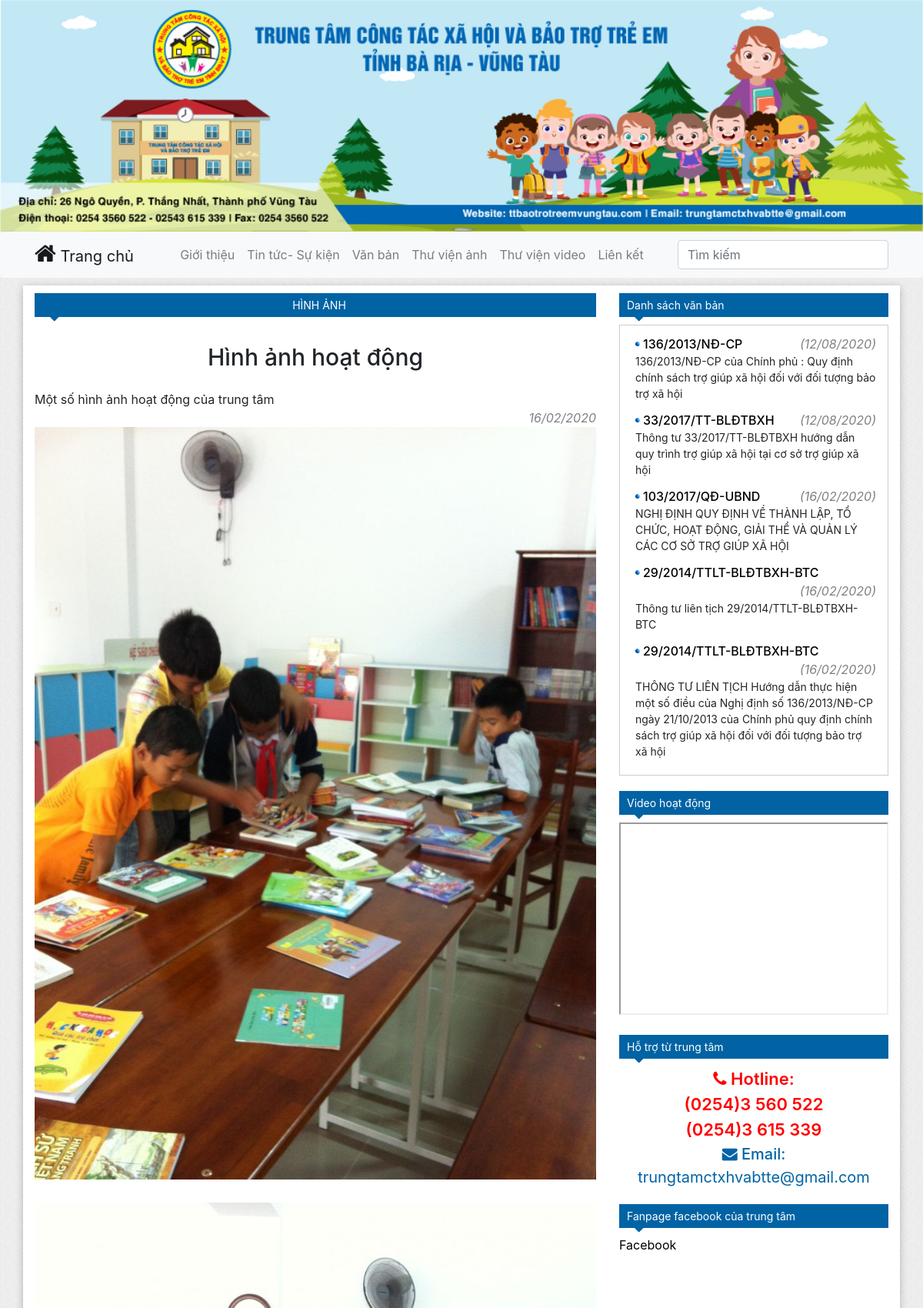
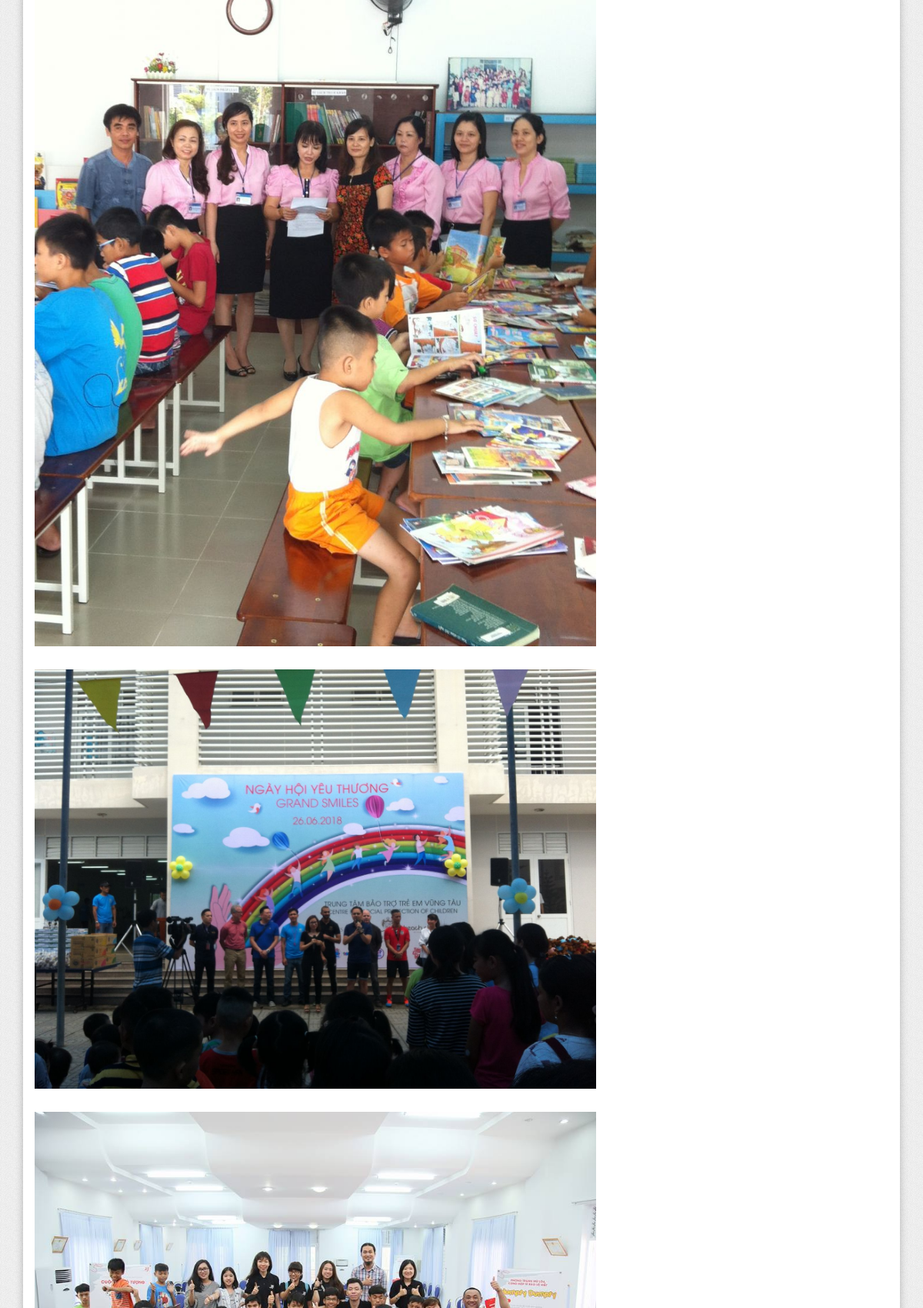
/blog/image-detail/ (upper part), run on the app's committed database (2 pictures, top to bottom).
### blog/models.py (models this page shows, shortened)
class PostImage(models.Model):
    author = models.ForeignKey(get_user_model(), on_delete=models.CASCADE)
    title = models.CharField(max_length=200)
    description = models.CharField(max_length=500, blank=True)
    created_date = models.DateTimeField(default=timezone.now)
    def default_image(self):
        return Image.objects.filter(post_image=self).first()

class Image(models.Model):
    post_image = models.ForeignKey(PostImage, on_delete=models.CASCADE)
    image = models.ImageField()

class PostFile(models.Model):
    type_choices = [
        ('0', 'Cải cách hành chính'),
        ('1', 'Thông báo')
    ]
    author = models.ForeignKey(get_user_model(), on_delete=models.CASCADE)
    number = models.CharField(max_length=200, default='')
    name = models.CharField(max_length=200, default='')
    file = models.FileField()
    type = models.CharField("Loại văn bản", default='0', max_length=100, choices=type_choices)
    created_date = models.DateTimeField(default=timezone.now)

### blog/views.py (the view)
# urls.py: path('image-detail/', views.image_detail, name='image-detail'),
def image_detail(request):
    post_id = request.GET.get('id', 1)
    post = PostImage.objects.get(id=post_id)
    images_detail = Image.objects.filter(post_image_id=post_id)
    files = PostFile.objects.all().order_by('-created_date')[:5]
    images = PostImage.objects.all().order_by('-created_date')[:8]
    return render(request, 'blog/image-detail.html', {'post': post, 'images_detail': images_detail, 'files': files, 'images': images})

### templates/blog/image-detail.html (shortened to what this page needs)
{% extends 'base.html' %}
{% load static %}
{% block name %}Hình ảnh{% endblock %}
{% block base %}
    <div class="post-title">{{ post.title }}</div>
    <div class="description">{{ post.description }}</div>
    <div class="clearfix"><div class="date">{{ post.created_date|date:"d/m/Y" }}</div></div>
    {% for image_detail in images_detail %}
        <div class="post-image"><img src="{{ image_detail.image.url }}"></div>
    {% endfor %}
{% endblock %}

### templates/base.html (shortened to what this page needs)
<!doctype html>
<html lang="en">
<head>
    {% load static %}
    <link rel="stylesheet" href="https://stackpath.bootstrapcdn.com/bootstrap/4.3.1/css/bootstrap.min.css"
>
    <link rel="stylesheet" href="https://maxcdn.bootstrapcdn.com/font-awesome/4.7.0/css/font-awesome.min.css">
    <link rel="stylesheet" href="{% static 'css/style.css' %}">
</head>
<body>
<div id="header">
    <img class="image-header" src="{% static 'images/header.jpg' %}">
    <nav class="navbar navbar-expand-lg navbar-light bg-light rounded">
        <div class="container"><a class="navbar-brand" href="{% url 'home:index' %}"><i
                class="icon-home fa fa-home"></i> Trang chủ</a>
            <div class="collapse navbar-collapse" id="navbarsExample09">
                <ul class="navbar-nav m-auto">
                    <li class="nav-item">
                        <a class="nav-link {% if request.path == "/about" %}active{% endif %}" href="{% url 'home:about' %}">Giới thiệu</a>
                    </li>
                    <li class="nav-item">
                        <a class="nav-link {% if request.path == "/blog/post-list/" %}active{% endif %}" href="{% url 'blog:post-list' %}">Tin tức- Sự kiện</a>
                    </li>
                    <li class="nav-item">
                        <a class="nav-link {% if request.path == "/blog/file-list/" %}active{% endif %}" href="{% url 'blog:file-list' %}">Văn bản</a>
                    </li>
                    <li class="nav-item">
                        <a class="nav-link {% if request.path == "/blog/image-list/" %}active{% endif %}" href="{% url 'blog:image-list' %}">Thư viện ảnh</a>
                    </li>
                    <li class="nav-item">
                        <a class="nav-link {% if request.path == "/blog/video-list/" %}active{% endif %}" href="{% url 'blog:video-list' %}">Thư viện video</a>
                    </li>
                    <li class="nav-item">
                        <a class="nav-link" href="#">Liên kết</a>
                    </li>
                </ul>
                <form class="form-inline my-2 my-md-0">
                    <input class="form-control" type="text" placeholder="Tìm kiếm" aria-label="Search">
                </form>
            </div>
        </div>
    </nav>
</div>
<div id="main">
    <div class="container main">
        <div class="row">
            <div class="col-md-8 left">
            <a href="{% block url %} {% endblock %}" class="arrow-title">{% block name %} {% endblock %}</a>
                {% block base %}
                {% endblock %}
            </div>
            <div class="col-md-4 right">
                <div class="item-right">
                    <a href="{% url 'blog:file-list' %}" class="arrow-title">Danh sách văn bản</a>
                    <ul class="files">
                        {% for file in files %}
                            <li class="file-item">
                                <div class="title clearfix">
                                    <a class="file-title" href="{{ file.file.url }}">{{ file.number }}</a>
                                    <div class="date">({{ file.created_date|date:"d/m/Y" }})</div>
                                </div>
                                <div class="name">{{ file.name }}</div>
                            </li>
                        {% endfor %}
                    </ul>
                </div>
                <div class="item-right">
                    <a href="{% url 'blog:video-list' %}" class="arrow-title">Video hoạt động</a>
                    <iframe
                            src="https://www.youtube.com/embed/stjuHGFGP3E">
                    </iframe>
                </div>
                <div class="item-right">
                    <a href="#" class="arrow-title">Hỗ trợ từ trung tâm</a>
                    <div class="content" style="text-align: center">
                        <div style="font-size: 22px; font-weight: 600; color: red"><i class="fa fa-phone"></i> Hotline:</div>
                        <div style="font-size: 22px; font-weight: 600; color: red"> (0254)3 560 522</div>
                        <div style="font-size: 22px; font-weight: 600; color: red"> (0254)3 615 339</div>
                        <div style="font-size: 20px; font-weight: 500; color: rgb(1, 100, 167)"><i class="fa fa fa-envelope"></i> Email:</div>
                        <div style="font-size: 20px; color: rgb(1, 100, 167)">trungtamctxhvabtte@gmail.com</div>
                    </div>
                </div>
                <div class="item-right">
                    <a href="https://www.facebook.com/TTCongtacxahoiVaBaotrotreem" class="arrow-title">Fanpage facebook của trung
                        tâm</a>
                    <div class="fb-page" data-href="https://www.facebook.com/TTCongtacxahoiVaBaotrotreem" data-tabs="timeline"
                         data-width="500"
                         data-height="300" data-small-header="false" data-adapt-container-width="true"
                         data-hide-cover="false" data-show-facepile="true">
                        <blockquote cite="https://www.facebook.com/TTCongtacxahoiVaBaotrotreem" class="fb-xfbml-parse-ignore"><a
                                href="https://www.facebook.com/TTCongtacxahoiVaBaotrotreem">Facebook</a></blockquote>
                    </div>
                </div>
            </div>
        </div>
    </div>
</div>
</body>
</html>

### static/css/style.css (style rules this page uses)
body { background-image: url("../images/bg.gif"); }
a { color: black; }
.main { margin-top: 10px; background-color: white; box-shadow: 0 2px 10px rgba(0, 0, 0, .25); margin-bottom: 10px; }
.image-header { width: 100%; }
.nav-item { position: relative; display: inline-block; }
.icon-home::before { font-size: 30px; color: rgba(0, 0, 0, .9); }
.arrow-title { display: block; position: relative; background-color: #0163a4; padding: 5px 0 5px 10px; width: 100%; color: white; font-size: 14px; margin: 0; cursor: pointer; margin-bottom: 10px; }
.arrow-title::before { color: #0163a4; content: "\f0d7"; font-family: FontAwesome; left: 20px; top: 18px; height: 0; width: 0; position: absolute; font-size: 20px; }
.main .left .arrow-title { text-transform: uppercase; text-align: center; margin-top: 10px; }
a.arrow-title { color: white; }
.item-right { margin-top: 10px; margin-bottom: 20px; }
.item-right iframe { width: 100%; height: 250px; }
.date { font-style: italic; bottom: 15px; float: right; color: grey; }
.post-title { text-align: center; font-size: 30px; font-weight: 500; padding: 20px; }
.post-image img { width: 100%; margin-bottom: 30px; }
a { display: block; }
.file-title { float: left; padding-left: 10px; font-weight: 500; }
.files { padding-left: 0; padding: 10px; border: 1px solid rgba(0,0,0,0.2); }
.item-right ul li { list-style: none outside none; background: url("../images/blue_li_icon.jpg") no-repeat scroll 10px 11px transparent; padding: 2px 5px 10px 10px; }
.file-item .name { font-size: 14px; }
.clearfix:after { content: ' '; display: table; clear: both; }
.clearfix:before { content: ' '; display: table; }

### data on the page
PostImage: title "Hình ảnh hoạt động", description "Một số hình ảnh hoạt động của trung tâm", created_date "16/02/2020"
Image: image (picture)
Image: image (picture)
Image: image (picture)
Image: image (picture)
PostFile: number "136/2013/NĐ-CP", created_date "12/08/2020", name "136/2013/NĐ-CP của Chính phủ : Quy định chính sách trợ giúp xã hội đối với đối tượng bảo trợ xã hội"
PostFile: number "33/2017/TT-BLĐTBXH", created_date "12/08/2020", name "Thông tư 33/2017/TT-BLĐTBXH hướng dẫn quy trình trợ giúp xã hội tại cơ sở trợ giúp xã hội"
PostFile: number "103/2017/QĐ-UBND", created_date "16/02/2020", name "NGHỊ ĐỊNH QUY ĐỊNH VỀ THÀNH LẬP, TỔ CHỨC, HOẠT ĐỘNG, GIẢI THỂ VÀ QUẢN LÝ CÁC CƠ SỞ TRỢ GIÚP XÃ HỘI"
PostFile: number "29/2014/TTLT-BLĐTBXH-BTC", created_date "16/02/2020", name "Thông tư liên tịch 29/2014/TTLT-BLĐTBXH-BTC"
PostFile: number "29/2014/TTLT-BLĐTBXH-BTC", created_date "16/02/2020", name "THÔNG TƯ LIÊN TỊCH Hướng dẫn thực hiện một số điều của Nghị định số 136/2013/NĐ-CP ngày 21/10/2013 của Chính phủ quy định chính sách trợ giúp xã hội đối với đối tượng bảo trợ xã hội"
